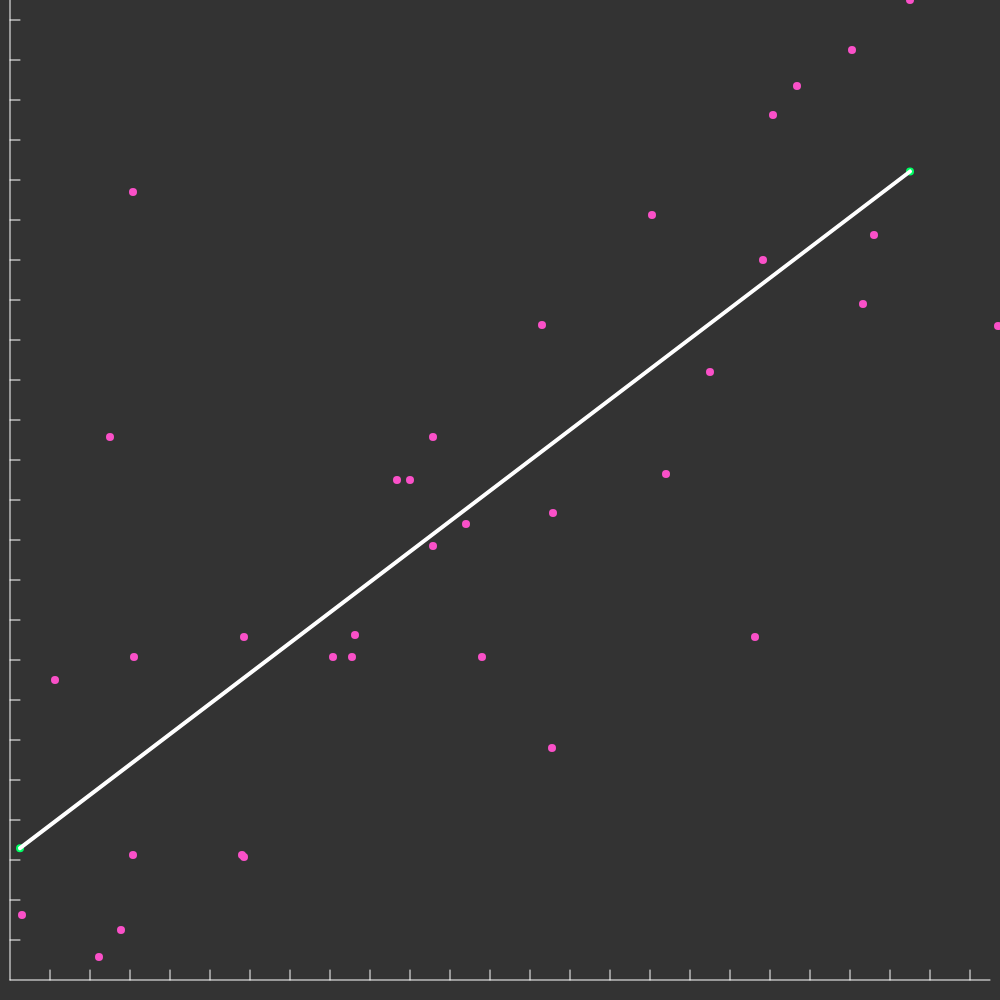
Frame 1 (no input)
Frame 60 (no input): identical to frame 1, image omitted
Frame 120 (the mouse pressed at the canvas centre since frame 60): identical to frame 1, image omitted

The p5.js sketch that drew this single still picture (run headless with seeded random() and noise() and a simulated clock; from frame 60 on, the mouse is pressed at the canvas centre):

// p5.js sketch
// ── sketch.js

var x = [400,700,656,342,787,900,232,111,543,753,842,387,234,423,642,472,124,853,423,864,100,12,45,234,542,745,123,123,456,763,345,323,89,988,532];
var y = [500,608,506,323,894,980,125,50,467,720,930,500,123,543,765,323,323,676,434,745,543,65,300,343,232,343,788,125,456,865,345,323,23,654,655];
var sumX = 0;
var sumY = 0;	
var xsq = 0;
var ysq = 0;
var xy = 0;
var n = x.length;
var point1;
var point2;

function setup() {
  // put setup code here
  createCanvas(1000,1000);
  linearRegression();
}

function draw() {
  // put drawing code here
  translate(10, 980);
  background(51);
  drawGraphLines(980);

  // draw points
  fill(0,255,100);
  ellipse(point1[0],-point1[1], 8, 8);
  ellipse(point2[0],-point2[1], 8, 8);
  stroke(255);
  strokeWeight(4);
  line(point1[0], -point1[1], point2[0], -point2[1])
  //randomise();
}

function drawGraphLines(len){
	stroke(255);
	strokeWeight(1);
	line(0, 0, len, 0)
	line(0, -len, 0, 0)
	for (var i = 40 ; i < 1000 ; i+=40){
		line(i,-10,i,0);
		line(0,-i,10,-i);
	}
	fill(250,80,200);
	noStroke();
	for(var i = 0 ; i < x.length ; i++){
		ellipse(x[i],-y[i],8,8);
	}
}

// linear regression forumala y = a + bx
// b = r * (Sy / Sx)
// a = meanY - b * meanX

function linearRegression(){
	var b = slope();
	var a = intercept(b);
	// calculate two points
	point1 = [10,getPoint(10,a,b)];
	point2 = [900,getPoint(900,a,b)];
}

function corr(){
	for(var i = 0 ; i < x.length ; i++){
		sumX += x[i];
		sumY += y[i];
		xsq += x[i] ** 2;
		ysq += y[i] ** 2;
		xy += x[i]*y[i];
	}
	var top = (n * xy) - (sumX * sumY);
	var bottom = Math.sqrt(n * xsq - (sumX**2)) * Math.sqrt(n * ysq - (sumY**2));
	return top / bottom;
}

function slope(){
	var r = corr();
	var meanY = sumY/n;
	var meanX = sumX/n;
	return r * (meanY / meanX);
}

function intercept(b){
	return (sumY/n) - (b * (sumX/n));
}

function getPoint(x,a,b){
	return a + b * x;
}

function randomise(){
	for(var i = 0 ; i < x.length ; i++){
		x[i] = x[i] + random(-x[i],x[i]);
		y[i] = y[i] + random(-y[i],y[i]);
	}
}
